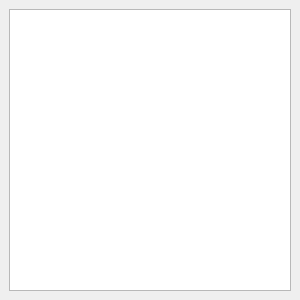
<?xml version="1.0" encoding="UTF-8"?>
<ui version="4.0">
 <class>FilesystemBrowserWidget</class>
 <widget class="QDockWidget" name="FilesystemBrowserWidget">
  <property name="geometry">
   <rect>
    <x>0</x>
    <y>0</y>
    <width>300</width>
    <height>300</height>
   </rect>
  </property>
  <property name="minimumSize">
   <size>
    <width>100</width>
    <height>200</height>
   </size>
  </property>
  <property name="maximumSize">
   <size>
    <width>350</width>
    <height>524287</height>
   </size>
  </property>
  <property name="features">
   <set>QDockWidget::NoDockWidgetFeatures</set>
  </property>
  <property name="allowedAreas">
   <set>Qt::LeftDockWidgetArea</set>
  </property>
  <property name="windowTitle">
   <string>Script Browser</string>
  </property>
  <widget class="QWidget" name="dockWidgetContents">
   <layout class="QHBoxLayout" name="horizontalLayout">
    <item>
     <widget class="QTreeView" name="projectBrowser"/>
    </item>
   </layout>
  </widget>
 </widget>
 <resources/>
 <connections/>
</ui>
